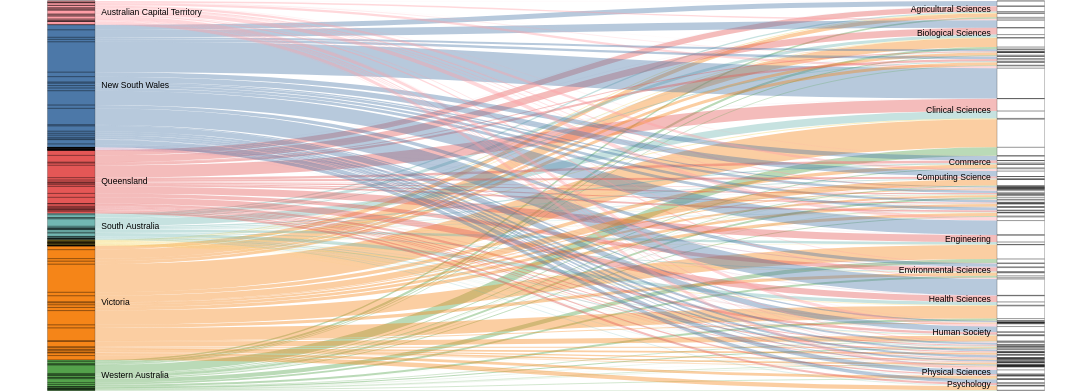

Vega-Lite specification for this chart:
### Vega specification from a JSON file in a GitHub repository (floating-point values rounded to 4 significant figures; data arrays with more than 128 entries replaced by an {"elided": "..."} marker saying what was removed)
{"$schema": "https://vega.github.io/schema/vega/v5.json", "height": 500, "width": 1400, "data": [{"name": "rawData", "values": {"elided": "184 records"}, "transform": [{"type": "formula", "expr": "datum.Field", "as": "stk2"}, {"type": "formula", "expr": "datum.State", "as": "stk1"}, {"type": "formula", "expr": "datum.Money", "as": "size"}]}, {"name": "nodes", "source": "rawData", "transform": [{"type": "filter", "expr": "!groupSelector || groupSelector.stk1 == datum.stk1 || groupSelector.stk2 == datum.stk2"}, {"type": "formula", "expr": "datum.stk1+datum.stk2", "as": "key"}, {"type": "fold", "fields": ["stk1", "stk2"], "as": ["stack", "grpId"]}, {"type": "formula", "expr": "datum.stack == 'stk1' ? datum.stk1+' '+datum.stk2 : datum.stk2+' '+datum.stk1", "as": "sortField"}, {"type": "stack", "groupby": ["stack"], "sort": {"field": "sortField", "order": "descending"}, "field": "size"}, {"type": "formula", "expr": "(datum.y0+datum.y1)/2", "as": "yc"}]}, {"name": "groups", "source": "nodes", "transform": [{"type": "aggregate", "groupby": ["stack", "grpId"], "fields": ["size"], "ops": ["sum"], "as": ["total"]}, {"type": "stack", "groupby": ["stack"], "sort": {"field": "grpId", "order": "descending"}, "field": "total"}, {"type": "formula", "expr": "scale('y', datum.y0)", "as": "scaledY0"}, {"type": "formula", "expr": "scale('y', datum.y1)", "as": "scaledY1"}, {"type": "formula", "expr": "datum.stack == 'stk1'", "as": "rightLabel"}, {"type": "formula", "expr": "datum.total/domain('y')[1]", "as": "percentage"}]}, {"name": "destinationNodes", "source": "nodes", "transform": [{"type": "filter", "expr": "datum.stack == 'stk2'"}]}, {"name": "edges", "source": "nodes", "transform": [{"type": "filter", "expr": "datum.stack == 'stk1'"}, {"type": "lookup", "from": "destinationNodes", "key": "key", "fields": ["key"], "as": ["target"]}, {"type": "linkpath", "orient": "horizontal", "shape": "diagonal", "sourceY": {"expr": "scale('y', datum.yc)"}, "sourceX": {"expr": "scale('x', 'stk1') + bandwidth('x')"}, "targetY": {"expr": "scale('y', datum.target.yc)"}, "targetX": {"expr": "scale('x', 'stk2')"}}, {"type": "formula", "expr": "range('y')[0]-scale('y', datum.size)", "as": "strokeWidth"}, {"type": "formula", "expr": "datum.size/domain('y')[1]", "as": "percentage"}]}], "scales": [{"name": "x", "type": "band", "range": "width", "domain": ["stk1", "stk2"], "paddingOuter": 0.05, "paddingInner": 0.95}, {"name": "y", "type": "linear", "range": "height", "domain": {"data": "nodes", "field": "y1"}}, {"name": "color", "type": "ordinal", "range": "category", "domain": {"data": "rawData", "field": "stk1"}}, {"name": "stackNames", "type": "ordinal", "range": ["Source", "Destination"], "domain": ["stk1", "stk2"]}], "marks": [{"type": "path", "name": "edgeMark", "from": {"data": "edges"}, "clip": true, "encode": {"update": {"stroke": [{"test": "groupSelector && groupSelector.stack=='stk1'", "scale": "color", "field": "stk2"}, {"scale": "color", "field": "stk1"}], "strokeWidth": {"field": "strokeWidth"}, "path": {"field": "path"}, "strokeOpacity": {"signal": "!groupSelector && (groupHover.stk1 == datum.stk1 || groupHover.stk2 == datum.stk2) ? 0.9 : 0.4"}, "zindex": {"signal": "!groupSelector && (groupHover.stk1 == datum.stk1 || groupHover.stk2 == datum.stk2) ? 1 : 0"}, "tooltip": {"signal": "datum.stk1 + ' → ' + datum.stk2 + '    ' + format(datum.size, ',.0f') + '   (' + format(datum.percentage, '.1%') + ')'"}}, "hover": {"strokeOpacity": {"value": 1}}}}, {"type": "rect", "name": "groupMark", "from": {"data": "groups"}, "encode": {"enter": {"fill": {"scale": "color", "field": "grpId"}, "width": {"scale": "x", "band": 1}}, "update": {"x": {"scale": "x", "field": "stack"}, "y": {"field": "scaledY0"}, "y2": {"field": "scaledY1"}, "fillOpacity": {"value": 1}, "tooltip": {"signal": "datum.grpId + '   ' + format(datum.total, ',.0f') + '   (' + format(datum.percentage, '.1%') + ')'"}}, "hover": {"fillOpacity": {"value": 1}}}}, {"type": "text", "from": {"data": "groups"}, "interactive": false, "encode": {"update": {"x": {"signal": "scale('x', datum.stack) + (datum.rightLabel ? bandwidth('x') + 8 : -8)"}, "yc": {"signal": "(datum.scaledY0 + datum.scaledY1)/2"}, "align": {"signal": "datum.rightLabel ? 'left' : 'right'"}, "baseline": {"value": "middle"}, "fontWeight": {"value": "normal"}, "text": {"signal": "abs(datum.scaledY0-datum.scaledY1) > 13 ? datum.grpId : ''"}}}}, {"type": "group", "data": [{"name": "dataForShowAll", "values": [{}], "transform": [{"type": "filter", "expr": "groupSelector"}]}], "encode": {"enter": {"xc": {"signal": "width/2"}, "y": {"value": 30}, "width": {"value": 80}, "height": {"value": 30}}}, "marks": [{"type": "group", "name": "groupReset", "from": {"data": "dataForShowAll"}, "encode": {"enter": {"cornerRadius": {"value": 6}, "fill": {"value": "#f5f5f5"}, "stroke": {"value": "#000"}, "strokeWidth": {"value": 2}, "height": {"field": {"group": "height"}}, "width": {"field": {"group": "width"}}}, "update": {"opacity": {"value": 1}}, "hover": {"opacity": {"value": 0.7}}}, "marks": [{"type": "text", "interactive": false, "encode": {"enter": {"xc": {"field": {"group": "width"}, "mult": 0.5}, "yc": {"field": {"group": "height"}, "mult": 0.5, "offset": 2}, "align": {"value": "center"}, "baseline": {"value": "middle"}, "fontWeight": {"value": "normal"}, "text": {"value": "Show All"}}}}]}]}, {"type": "rect", "from": {"data": "nodes"}, "encode": {"enter": {"stroke": {"value": "#000"}, "strokeWidth": {"value": 0.3}, "width": {"scale": "x", "band": 1}, "x": {"scale": "x", "field": "stack"}, "y": {"field": "y0", "scale": "y"}, "y2": {"field": "y1", "scale": "y"}}}}], "signals": [{"name": "groupHover", "value": {}, "on": [{"events": "@groupMark:mouseover", "update": "{stk1:datum.stack=='stk1' && datum.grpId, stk2:datum.stack=='stk2' && datum.grpId}"}, {"events": "mouseout", "update": "{}"}]}, {"name": "groupSelector", "value": false, "on": [{"events": "@groupMark:click!", "update": "{stack:datum.stack, stk1:datum.stack=='stk1' && datum.grpId, stk2:datum.stack=='stk2' && datum.grpId}"}, {"events": [{"type": "click", "markname": "groupReset"}, {"type": "dblclick"}], "update": "false"}]}], "config": {"font": "Poppins"}}
